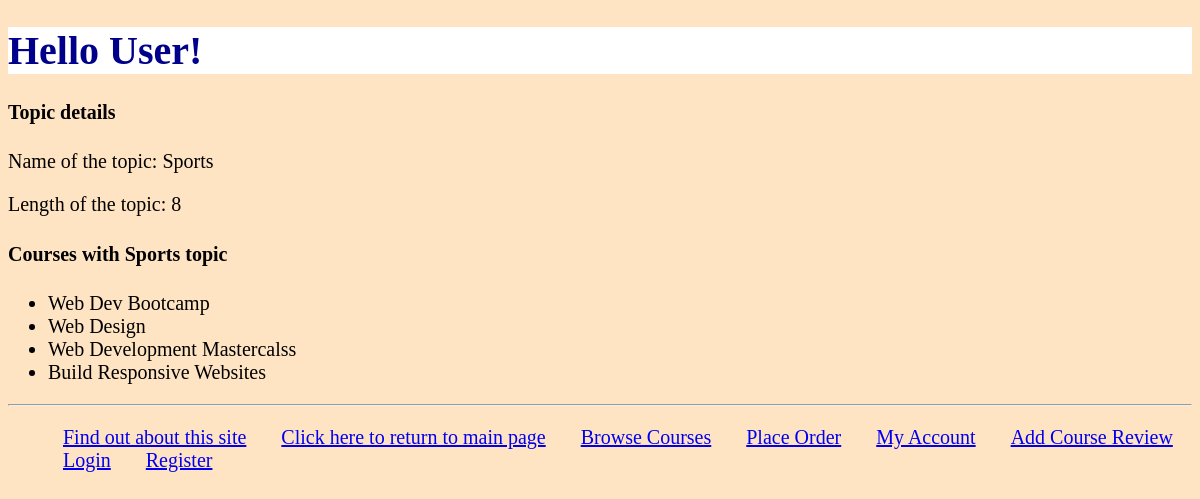
Screenshot of /myapp/4 with the database file from the repository.
### myapp/models.py (models this page shows, shortened)
class Topic(models.Model):
    name = models.CharField(max_length=200)
    length = models.IntegerField(default=12)

class Course(models.Model):
    title = models.CharField(max_length=200)
    topic = models.ForeignKey(Topic, related_name='courses', on_delete=models.CASCADE)
    price = models.DecimalField(max_digits=10, decimal_places=2, validators=[validate_price])
    for_everyone = models.BooleanField(default=True)
    description = models.TextField(blank=True)
    num_reviews = models.PositiveIntegerField(default=0)

### myapp/views.py (the view)
# urls.py: path('<int:topic_id>', views.DetailView.as_view(), name='detail'),
class DetailView(View):
    def get(self, request, topic_id):
        try:
            current_user = Student.objects.get(id=request.user.id)
        except Student.DoesNotExist:
            current_user = None
        first_name = "User"
        if current_user:
            first_name = current_user.first_name
        topic = get_object_or_404(Topic, id=topic_id)
        courses = Course.objects.filter(topic=Topic.objects.get(id=1))
        return render(request, 'myapp/detail.html', {'topic': topic, 'courses': courses,'first_name':first_name})

### myapp/templates/myapp/detail.html (shortened to what this page needs)
{% extends 'myapp/base.html' %}
{% block body_block %}
    <h4>Topic details</h4>
    <p>Name of the topic: {{ topic.name }}</p>
    <p>Length of the topic: {{ topic.length }}</p>
    <h4>Courses with {{ topic.name  }} topic</h4>
    <ul>
        {% for course in courses %}
            <li> {{ course.title }}</li>
        {% endfor  %}
    </ul>
{% endblock %}

### myapp/static/myapp/style1.css (style rules this page uses)
body { background-color: bisque; color: black; font-size: 20px; font-family: Verdana; }
p { font-family: verdana; font-size: 20px; }

### rows the page displays
Topic: name "Sports", length "8"
Course: title "Web Dev Bootcamp"
Course: title "Web Design"
Course: title "Web Development Mastercalss"
Course: title "Build Responsive Websites"

### other values shown
{{ first_name }} "User"
